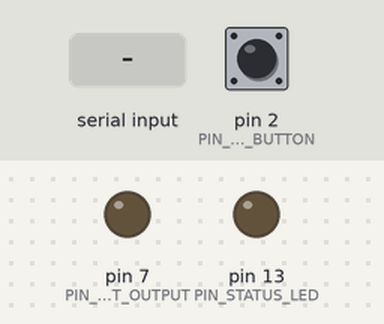
The sketch below on a simulated Arduino Uno, built with avr-gcc and run on an emulated ATmega328P. Parts: output pins drawn as LEDs (lit = HIGH). Dashed ring = blinking. The inputs (shaded band) are chosen by the test bench; at power-on: pin 2 (PIN_SNAPSHOT_BUTTON) HIGH. What the sketch prints to the serial monitor is not drawn.

Above: at 1.2 s.
1.3 s: "STATE:2\n" received over Serial
At 1.36 s:
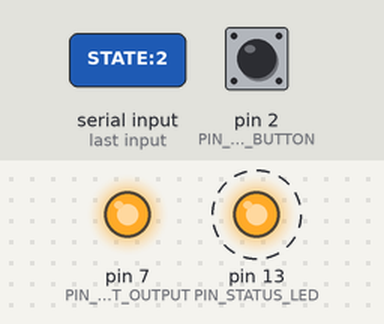
4.3 s: pin 2 (PIN_SNAPSHOT_BUTTON) pulled LOW for 0.15 s
At 4.6 s:
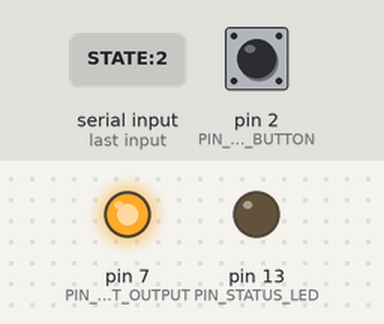
7.3 s: "STATE:0\n" received over Serial
At 8.0 s:
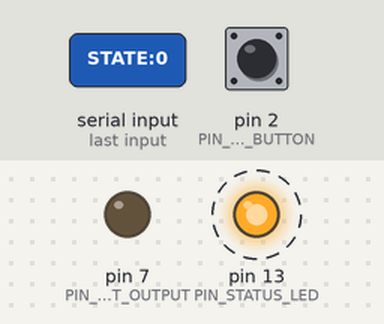
10.3 s: "STATE:1\n" received over Serial
Timing chart, 0 to 12.8 s (numbered marks = the images above; inputs shaded):
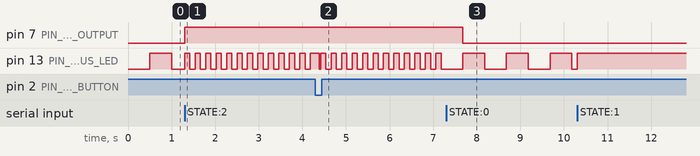

Measured:
- after the input at 1.3 s, pin 7 (PIN_ALERT_OUTPUT): LOW → HIGH at once; pin 13 (PIN_STATUS_LED): alternates HIGH for 0.12 s and LOW for 0.12 s, starting at once
- after the input at 7.3 s, pin 7 (PIN_ALERT_OUTPUT): HIGH → LOW after 0.38 s; pin 13 (PIN_STATUS_LED): alternates HIGH for 0.50 s and LOW for 0.50 s, starting after 0.38 s

The sketch:

sketch.ino
```cpp
/**
 * ==============================================================================
 * FREY AI — Arduino UNO Q Real-Time Microcontroller Companion Sketch
 * Architecture: Arduino UNO Q (STM32 / Zephyr Core)
 *
 * Responsibilities:
 * 1. Hardware Heartbeat: Indicates real-time MCU vitality on LED_BUILTIN.
 * 2. Visual / Audio Disease Alert: Lights up alert indicator or triggers buzzer
 *    when the Qualcomm Linux processor identifies plant pathogens via YOLO11n.
 * 3. Physical Snapshot Trigger: Push-button on digital pin 2 signals the Linux
 *    pipeline to capture a high-resolution inspection frame.
 * ==============================================================================
 */

#include <Arduino.h>

// Hardware Pin Definitions
#define PIN_STATUS_LED        LED_BUILTIN  // Pin 13
#define PIN_ALERT_OUTPUT      7            // Digital output for optional buzzer or red alert LED
#define PIN_SNAPSHOT_BUTTON   2            // Active-LOW momentary push button (internal pullup)

// Disease status states (from Linux AI inference)
#define STATE_NO_CANOPY       0
#define STATE_HEALTHY         1
#define STATE_DISEASED        2

volatile int currentDiseaseState = STATE_NO_CANOPY;
unsigned long lastHeartbeatTime = 0;
unsigned long lastButtonCheckTime = 0;
bool lastButtonState = HIGH;

// Optional Arduino App Lab Bridge forward declaration
#if defined(ARDUINO_UNOR4_WIFI) || defined(ARDUINO_UNO_Q) || defined(__ZEPHYR__)
  // Forward declare bridge if available in core
  extern "C" {
    __attribute__((weak)) void bridgeNotify(const char* name, const char* payload);
  }
#endif

void setup() {
  Serial.begin(115200);

  // Configure hardware pins
  pinMode(PIN_STATUS_LED, OUTPUT);
  pinMode(PIN_ALERT_OUTPUT, OUTPUT);
  pinMode(PIN_SNAPSHOT_BUTTON, INPUT_PULLUP);

  digitalWrite(PIN_STATUS_LED, LOW);
  digitalWrite(PIN_ALERT_OUTPUT, LOW);

  Serial.println(F("=================================================="));
  Serial.println(F("   FREY AI — ARDUINO UNO Q MCU COMPANION CORE     "));
  Serial.println(F("=================================================="));
  Serial.println(F("Pin 13: Heartbeat & Status Indicator"));
  Serial.println(F("Pin 7:  Pathology Alert Relay / Buzzer Output"));
  Serial.println(F("Pin 2:  Physical Snapshot Button (Active LOW)"));
  Serial.println(F("=================================================="));
}

void loop() {
  unsigned long now = millis();

  // 1. Process Physical Push-Button Trigger (Debounced, 50ms)
  if (now - lastButtonCheckTime >= 50) {
    lastButtonCheckTime = now;
    bool reading = digitalRead(PIN_SNAPSHOT_BUTTON);

    // Falling edge: button pressed
    if (reading == LOW && lastButtonState == HIGH) {
      Serial.println(F("[MCU] Hardware snapshot button pressed! Signaling Linux AI..."));
      // Visual feedback: flash LED
      digitalWrite(PIN_STATUS_LED, HIGH);
      delay(80);
      digitalWrite(PIN_STATUS_LED, LOW);

      // Signal over serial or bridge
      Serial.println(F("CMD:SNAPSHOT"));
    }
    lastButtonState = reading;
  }

  // 2. Hardware Heartbeat & Visual Alert Pattern
  if (currentDiseaseState == STATE_DISEASED) {
    // Fast flash when disease detected (100ms cycle)
    if (now - lastHeartbeatTime >= 120) {
      lastHeartbeatTime = now;
      digitalWrite(PIN_STATUS_LED, !digitalRead(PIN_STATUS_LED));
      digitalWrite(PIN_ALERT_OUTPUT, HIGH);
    }
  } else if (currentDiseaseState == STATE_HEALTHY) {
    // Solid steady ON for healthy canopy verification
    digitalWrite(PIN_STATUS_LED, HIGH);
    digitalWrite(PIN_ALERT_OUTPUT, LOW);
  } else {
    // Gentle 1 Hz breathing heartbeat while scanning
    if (now - lastHeartbeatTime >= 500) {
      lastHeartbeatTime = now;
      digitalWrite(PIN_STATUS_LED, !digitalRead(PIN_STATUS_LED));
      digitalWrite(PIN_ALERT_OUTPUT, LOW);
    }
  }

  // 3. Serial command processor (for direct testing or bridge pipe)
  if (Serial.available()) {
    String cmd = Serial.readStringUntil('\n');
    cmd.trim();
    if (cmd == "STATE:0") {
      currentDiseaseState = STATE_NO_CANOPY;
      Serial.println(F("[MCU] State updated: NO_CANOPY"));
    } else if (cmd == "STATE:1") {
      currentDiseaseState = STATE_HEALTHY;
      Serial.println(F("[MCU] State updated: HEALTHY CANOPY"));
    } else if (cmd == "STATE:2") {
      currentDiseaseState = STATE_DISEASED;
      Serial.println(F("[MCU] State updated: PATHOGEN LESION DETECTED"));
    }
  }
}
```
